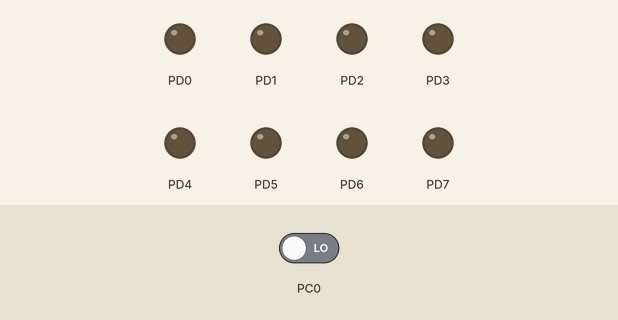
The program below on a simulated ATmega128, built with avr-gcc and emulated at 8 MHz. Shown: output pins drawn as LEDs (lit = HIGH). Dashed ring = blinking. The inputs (shaded band) are chosen by the test bench; at power-on: PC0 LOW.

Above: at 0.1 s.
At 1.2 s:
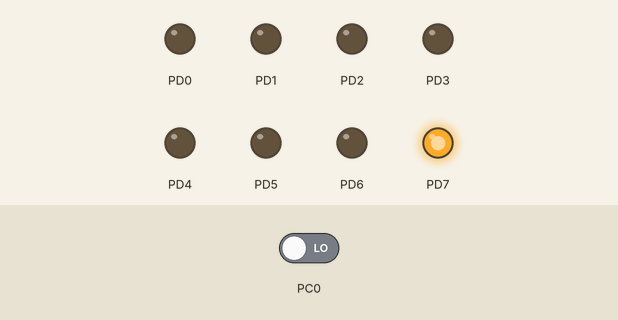
1.3 s: PC0 driven HIGH
At 1.88 s:
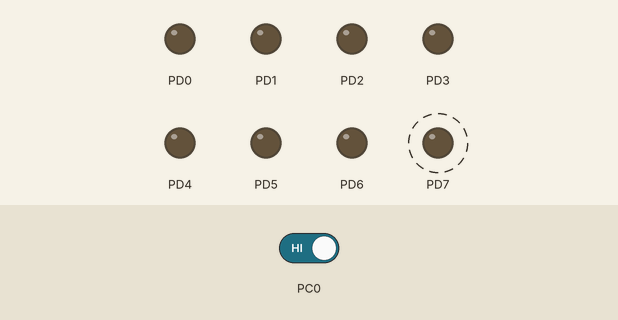
Timing chart, 0 to 10.3 s (numbered marks = the images above; inputs shaded):
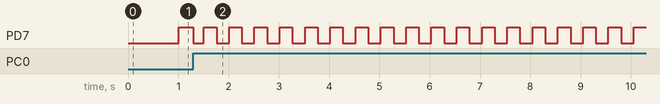

Measured:
- after the input at 1.3 s, PD7: alternates HIGH for 0.25 s and LOW for 0.25 s, starting at once

The program:

main.c
```c
#define F_CPU 8e6

#include <avr/io.h>
#include <util/delay.h>

void blinkstrip(void);
void blinkseparate(void);
void blinkWhileButtonPressed(void);
void walkingLEDs(void);
void lightpatterns(void);
void displaySequence(short*, int);
void blinkStates(void);

void wait( int ms )
{
	for (int i=0; i<ms; i++)
	{
		_delay_ms( 1 );		// library function (max 30 ms at 8MHz)
	}
}

int main(void)
{
	//blinkstrip();
	//blinkseparate();
	//blinkWhileButtonPressed();
	//walkingLEDs();
	//lightpatterns();
	blinkStates();
}

/* Opdracht A2 */
void blinkstrip()
{
	DDRD = 0b11111111;	//ALL pins PORTD are set to output

	while (1)
	{
		PORTD = 0xAA;	//write 10101010b PORTD
		wait( 250 );
		PORTD = 0x55;	//write 01010101b PORTD
		wait( 250 );
	}
}

/* Opdracht B2 */
void blinkseparate()
{

	DDRD = 0b11111111;	//ALL pins PORTD are set to output

	while (1)
	{
		PORTD = 0x80;	//write 10000000b PORTD
		wait( 500 );
		PORTD = 0x40;	//write 01000000b PORTD
		wait( 550 );
	}
}

/* Opdracht B3 */
void blinkWhileButtonPressed()
{
	DDRD = 0b11111111;	//ALL pins PORTD are set to output

	while (1)
	{
		while (PINC & 0x01)
		{
			PORTD = 0x80;
			wait( 250 );
			PORTD = 0x00;
			wait( 250 );
		}
	}
}

/* Opdracht B4 */
void walkingLEDs()
{
	DDRD = 0b11111111;	//ALL pins PORTD are set to output
	int x = 0;

	while (1)
	{
		PORTD = 1 << x%8;
		x++;
		wait( 50 );
	}
}

/* Opdracht B5 */
void lightpatterns(void)
{
	short toCenterFromCenter[7] = {0x81, 0x42, 0x24, 0x18, 0x24, 0x42, 0x81};
	short ledsWalking[8] = {0x01, 0x02, 0x04, 0x08, 0x10, 0x20, 0x40, 0x80};

	DDRD = 0b11111111;	//ALL pins PORTD are set to output

	while(1)
	{
		displaySequence(toCenterFromCenter, 7);
		displaySequence(ledsWalking, 8);

	}
}

void displaySequence(short arr[], int arraySize)
{
	for(int i = 0; i < arraySize; i++)
	{
		PORTD = arr[i];
		wait( 200 );
	}
}

/* Opdracht B6 */
void blinkStates()
{
	DDRD = 0b11111111;	//ALL pins PORTD are set to output
	int interval = 1000;
	int elapsedmillis = 0;
	int isLedOn = 0;

	while(1)
	{
		if (elapsedmillis - interval >= 0)	//Check if the elapsed time has already reached the interval
		{
			if (isLedOn == 0)
			{
				PORTD = 0x80;
				isLedOn = 1;
				}else{
				PORTD = 0x00;
				isLedOn = 0;
			}
			elapsedmillis -= interval;	//reset elapsed time
		}

		if ((PINC & 0x01) && (interval == 250))	//check for button inputs and change interval
		{
			interval = 1000;
			}else if((PINC & 0x01) && (interval == 1000)){
			interval = 250;
		}
		wait( 1 );
		elapsedmillis++;
	}
}
```
